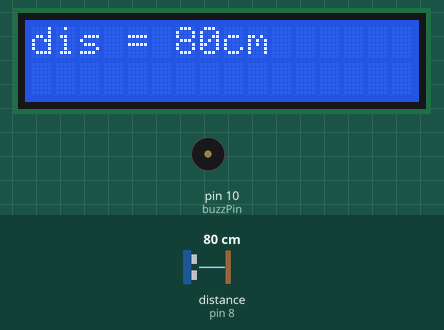
Bench run of a sketch on a simulated Arduino Uno, built with avr-gcc and run on an emulated ATmega328P. Shown: 16×2 character LCD, buzzer (waves = sounding, pin HIGH). Wiring (inferred from the names in the program): ultrasonic range finder: trigger pin 9; echo pin 8. The inputs (shaded band) are chosen by the test bench; at power-on: distance to the obstacle (sensor on pin 8) 80 cm. The echo pulse lasts 58.3 µs per cm; pins used as bus, display or sensor lines are not drawn; what the sketch prints to the serial monitor is not drawn.

Above: at 8.2 s.
8.3 s: distance to the obstacle (sensor on pin 8) set to 55 cm
At 9.0 s:
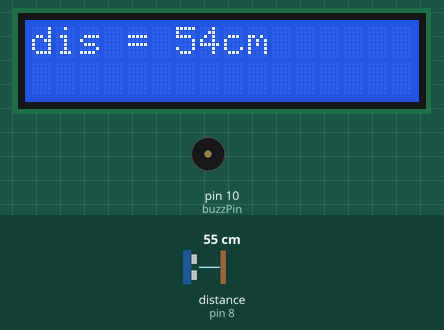
11.3 s: distance to the obstacle (sensor on pin 8) set to 49 cm
At 12.5 s:
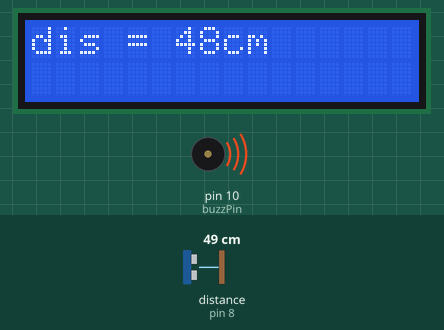
14.1 s: distance to the obstacle (sensor on pin 8) set to 2 cm
At 14.5 s:
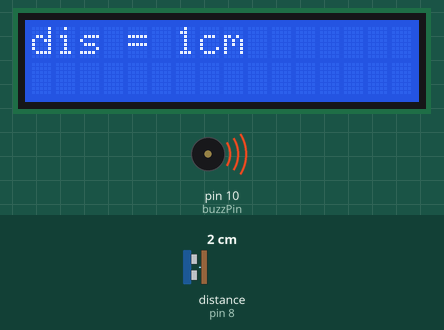
Timing chart, 0 to 17.1 s (numbered marks = the images above; inputs shaded):
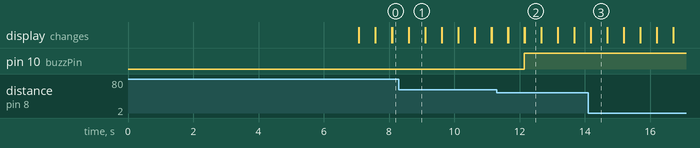

Measured:
- the behaviour switches between 52 and 51 cm on distance to the obstacle (sensor on pin 8) (found by bisection; images 1 and 2)
- after the input at 8.3 s, the display: first differs from a run without the input after 0.30 s (image 1)
- after the input at 11.3 s, pin 10 (buzzPin): LOW → HIGH after 0.85 s; the display: first differs from a run without the input after 0.35 s (image 2)
- after the input at 14.1 s, the display: first differs from a run without the input after 0.08 s (image 3)
- what the display in image 1 shows lasts 0.5 s, from 8.6 s to 9.1 s

The sketch:

ultrasonic_with_buzz.ino
```cpp
#include <LiquidCrystal.h>
LiquidCrystal lcd(13, 12, 5, 4, 3, 2);

int inputPin=8;  // connect digital I/O d4 to the ECHO/Rx Pin
int outputPin=9; // connect digital I/O d5 to the TRIG/TX Pin
int buzzPin=10;
void setup()
{
pinMode(inputPin, INPUT);
pinMode(outputPin, OUTPUT);
pinMode(buzzPin, OUTPUT);
   lcd.begin(16, 2);
   lcd.setCursor(0, 0);
  lcd.print("ultrasonic");
  lcd.setCursor(0, 1);
  lcd.print("distance meter");
  delay(7000);
  lcd.clear();
    Serial.begin(9600);
 }
void loop()
{
   digitalWrite(outputPin, LOW);  // send low pulse for 2μs
   delayMicroseconds(2);
   digitalWrite(outputPin, HIGH); // send high pulse for 10μs
   delayMicroseconds(10);
   digitalWrite(outputPin, LOW);  // back to low pulse
   int distance = pulseIn(inputPin, HIGH);  // read echo value
   int distance1= distance/29/2;  // in cm
    lcd.setCursor(0, 0);
    lcd.print("dis = ");
   lcd.print(distance1);
   lcd.print("cm ");
     Serial.println("dis = ");
   Serial.println(distance1);
   Serial.println("cm ");
   delay(500);
   lcd.clear();
   if (distance1 <= 50)
   {
     digitalWrite(buzzPin, HIGH);
   }
   else
   {
    digitalWrite(buzzPin, LOW);
   }


    }
```
